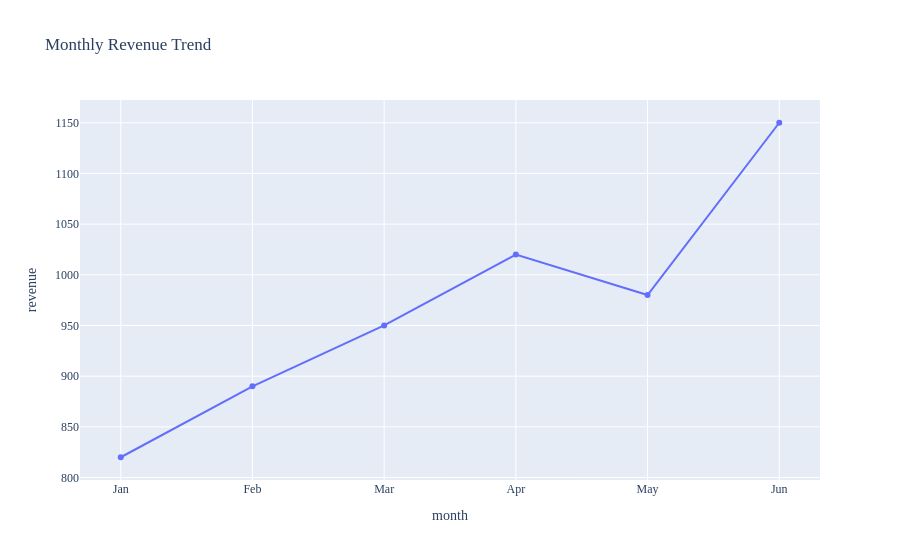

Here is the notebook cell this chart was saved with:
### Markdown cell above
---
# 🧪 Small Examples (예제)

## Example 1 — px.line: Monthly Revenue Trend (월별 매출 추이)

### Code cell
# Business question: how did monthly revenue trend, and can a viewer check the
# exact number for any month without you annotating every point?
# 비즈니스 질문: 월별 매출은 어떻게 변했으며, 매 점에 주석을 달지 않아도
# 보는 사람이 아무 달이나 정확한 숫자를 확인할 수 있는가?

months = ['Jan', 'Feb', 'Mar', 'Apr', 'May', 'Jun']
revenue = [820, 890, 950, 1020, 980, 1150]
df = pd.DataFrame({'month': months, 'revenue': revenue})

fig = px.line(df, x='month', y='revenue', title='Monthly Revenue Trend', markers=True)
fig.update_layout(font=dict(family='AppleGothic'))
fig.show()

print("Hover over any point in the rendered chart to see its exact value in a tooltip.")
print("렌더링된 차트에서 아무 점에나 마우스를 올리면 정확한 값이 툴팁으로 표시됩니다.")

### Figure 1 — Plotly figure (JSON) as saved in the notebook; plotly's stock layout.template omitted (floating-point values rounded to 4 significant figures)
{"data": [{"hovertemplate": "month=%{x}<br>revenue=%{y}<extra></extra>", "legendgroup": "", "line": {"color": "#636efa", "dash": "solid"}, "marker": {"symbol": "circle"}, "mode": "lines+markers", "name": "", "orientation": "v", "showlegend": false, "type": "scatter", "x": ["Jan", "Feb", "Mar", "Apr", "May", "Jun"], "xaxis": "x", "y": [820, 890, 950, 1020, 980, 1150], "yaxis": "y"}], "layout": {"font": {"family": "AppleGothic"}, "legend": {"tracegroupgap": 0}, "title": {"text": "Monthly Revenue Trend"}, "xaxis": {"anchor": "y", "domain": [0, 1], "title": {"text": "month"}}, "yaxis": {"anchor": "x", "domain": [0, 1], "title": {"text": "revenue"}}}}
